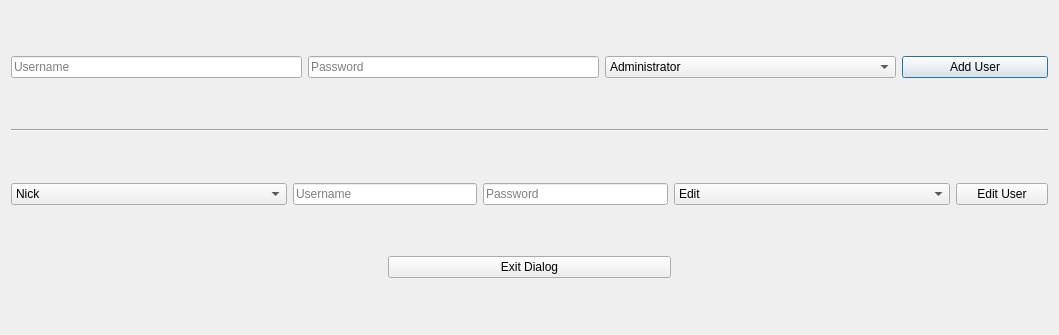
<?xml version="1.0" encoding="UTF-8"?>
<ui version="4.0">
 <class>AdminOptions</class>
 <widget class="QDialog" name="AdminOptions">
  <property name="geometry">
   <rect>
    <x>0</x>
    <y>0</y>
    <width>1059</width>
    <height>335</height>
   </rect>
  </property>
  <property name="windowTitle">
   <string>Administrative Options</string>
  </property>
  <layout class="QVBoxLayout" name="verticalLayout">
   <item>
    <layout class="QHBoxLayout" name="horizontalLayoutAddOperator" stretch="2,2,2,1">
     <item>
      <widget class="QLineEdit" name="lineEditUserNameAdd">
       <property name="placeholderText">
        <string>Username</string>
       </property>
      </widget>
     </item>
     <item>
      <widget class="QLineEdit" name="lineEditPasswordAdd">
       <property name="placeholderText">
        <string>Password</string>
       </property>
      </widget>
     </item>
     <item>
      <widget class="QComboBox" name="comboBoxOperatorTypeAdd">
       <property name="editable">
        <bool>false</bool>
       </property>
       <property name="currentText">
        <string>Administrator</string>
       </property>
       <item>
        <property name="text">
         <string>Administrator</string>
        </property>
       </item>
       <item>
        <property name="text">
         <string>Employee</string>
        </property>
       </item>
      </widget>
     </item>
     <item>
      <widget class="QPushButton" name="pushButtonAddUser">
       <property name="text">
        <string>Add User</string>
       </property>
      </widget>
     </item>
    </layout>
   </item>
   <item>
    <widget class="Line" name="line">
     <property name="orientation">
      <enum>Qt::Horizontal</enum>
     </property>
    </widget>
   </item>
   <item>
    <layout class="QHBoxLayout" name="horizontalLayoutEditOperator" stretch="3,2,2,3,1">
     <item>
      <widget class="QComboBox" name="comboBoxSelectOperator">
       <item>
        <property name="text">
         <string>Nick</string>
        </property>
       </item>
       <item>
        <property name="text">
         <string>David</string>
        </property>
       </item>
       <item>
        <property name="text">
         <string>Seth</string>
        </property>
       </item>
       <item>
        <property name="text">
         <string>Sai</string>
        </property>
       </item>
      </widget>
     </item>
     <item>
      <widget class="QLineEdit" name="lineEditUserNameEdit">
       <property name="placeholderText">
        <string>Username</string>
       </property>
      </widget>
     </item>
     <item>
      <widget class="QLineEdit" name="lineEditPasswordEdit">
       <property name="placeholderText">
        <string>Password</string>
       </property>
      </widget>
     </item>
     <item>
      <widget class="QComboBox" name="comboBoxOperatorTypeEdit">
       <property name="editable">
        <bool>false</bool>
       </property>
       <property name="currentText">
        <string>Edit</string>
       </property>
       <item>
        <property name="text">
         <string>Edit</string>
        </property>
       </item>
       <item>
        <property name="text">
         <string>Delete</string>
        </property>
       </item>
       <item>
        <property name="text">
         <string>Change Privledges</string>
        </property>
       </item>
      </widget>
     </item>
     <item>
      <widget class="QPushButton" name="pushButtonEditUser">
       <property name="text">
        <string>Edit User</string>
       </property>
      </widget>
     </item>
    </layout>
   </item>
   <item>
    <layout class="QHBoxLayout" name="horizontalLayout" stretch="4,3,4">
     <item>
      <spacer name="horizontalSpacer_2">
       <property name="orientation">
        <enum>Qt::Horizontal</enum>
       </property>
       <property name="sizeHint" stdset="0">
        <size>
         <width>40</width>
         <height>20</height>
        </size>
       </property>
      </spacer>
     </item>
     <item>
      <widget class="QPushButton" name="pushButtonExitDialog">
       <property name="text">
        <string>Exit Dialog</string>
       </property>
      </widget>
     </item>
     <item>
      <spacer name="horizontalSpacer">
       <property name="orientation">
        <enum>Qt::Horizontal</enum>
       </property>
       <property name="sizeHint" stdset="0">
        <size>
         <width>40</width>
         <height>20</height>
        </size>
       </property>
      </spacer>
     </item>
    </layout>
   </item>
  </layout>
 </widget>
 <resources/>
 <connections/>
</ui>
